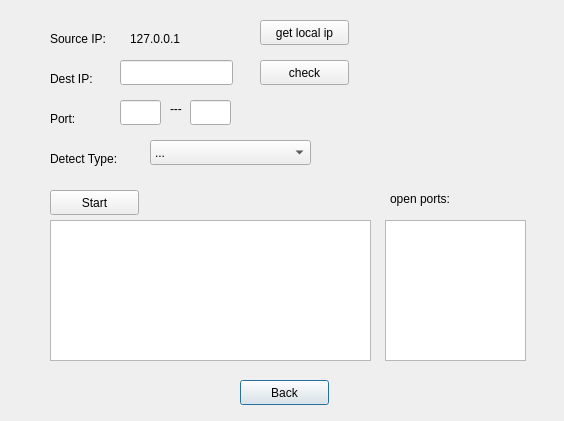
<?xml version="1.0" encoding="UTF-8"?>
<ui version="4.0">
 <class>Scanner</class>
 <widget class="QDialog" name="Scanner">
  <property name="geometry">
   <rect>
    <x>0</x>
    <y>0</y>
    <width>564</width>
    <height>421</height>
   </rect>
  </property>
  <property name="windowTitle">
   <string>Dialog</string>
  </property>
  <widget class="QPushButton" name="pushButton">
   <property name="geometry">
    <rect>
     <x>240</x>
     <y>380</y>
     <width>89</width>
     <height>25</height>
    </rect>
   </property>
   <property name="text">
    <string>Back</string>
   </property>
  </widget>
  <widget class="QLabel" name="label">
   <property name="geometry">
    <rect>
     <x>50</x>
     <y>30</y>
     <width>67</width>
     <height>17</height>
    </rect>
   </property>
   <property name="text">
    <string>Source IP:</string>
   </property>
  </widget>
  <widget class="QLabel" name="label_2">
   <property name="geometry">
    <rect>
     <x>50</x>
     <y>70</y>
     <width>67</width>
     <height>17</height>
    </rect>
   </property>
   <property name="text">
    <string>Dest IP:</string>
   </property>
  </widget>
  <widget class="QLabel" name="label_3">
   <property name="geometry">
    <rect>
     <x>50</x>
     <y>110</y>
     <width>67</width>
     <height>17</height>
    </rect>
   </property>
   <property name="text">
    <string>Port:</string>
   </property>
  </widget>
  <widget class="QLineEdit" name="dst_ip">
   <property name="geometry">
    <rect>
     <x>120</x>
     <y>60</y>
     <width>113</width>
     <height>25</height>
    </rect>
   </property>
  </widget>
  <widget class="QLineEdit" name="start_port">
   <property name="geometry">
    <rect>
     <x>120</x>
     <y>100</y>
     <width>41</width>
     <height>25</height>
    </rect>
   </property>
  </widget>
  <widget class="QLabel" name="label_5">
   <property name="geometry">
    <rect>
     <x>170</x>
     <y>100</y>
     <width>31</width>
     <height>17</height>
    </rect>
   </property>
   <property name="text">
    <string>---</string>
   </property>
  </widget>
  <widget class="QLineEdit" name="end_port">
   <property name="geometry">
    <rect>
     <x>190</x>
     <y>100</y>
     <width>41</width>
     <height>25</height>
    </rect>
   </property>
  </widget>
  <widget class="QLabel" name="label_6">
   <property name="geometry">
    <rect>
     <x>50</x>
     <y>150</y>
     <width>91</width>
     <height>17</height>
    </rect>
   </property>
   <property name="text">
    <string>Detect Type:</string>
   </property>
  </widget>
  <widget class="QComboBox" name="choice">
   <property name="geometry">
    <rect>
     <x>150</x>
     <y>140</y>
     <width>161</width>
     <height>25</height>
    </rect>
   </property>
   <item>
    <property name="text">
     <string>...</string>
    </property>
   </item>
   <item>
    <property name="text">
     <string>0-tcp_connect_scan</string>
    </property>
   </item>
   <item>
    <property name="text">
     <string>1-tcp_syn_scan</string>
    </property>
   </item>
   <item>
    <property name="text">
     <string>2-tcp_fin_scan</string>
    </property>
   </item>
  </widget>
  <widget class="QLabel" name="src_ip">
   <property name="geometry">
    <rect>
     <x>130</x>
     <y>30</y>
     <width>111</width>
     <height>17</height>
    </rect>
   </property>
   <property name="text">
    <string>127.0.0.1</string>
   </property>
  </widget>
  <widget class="QPushButton" name="getip">
   <property name="geometry">
    <rect>
     <x>260</x>
     <y>20</y>
     <width>89</width>
     <height>25</height>
    </rect>
   </property>
   <property name="text">
    <string>get local ip</string>
   </property>
  </widget>
  <widget class="QPushButton" name="pushButton_2">
   <property name="geometry">
    <rect>
     <x>50</x>
     <y>190</y>
     <width>89</width>
     <height>25</height>
    </rect>
   </property>
   <property name="text">
    <string>Start</string>
   </property>
  </widget>
  <widget class="QTextBrowser" name="result">
   <property name="geometry">
    <rect>
     <x>50</x>
     <y>220</y>
     <width>321</width>
     <height>141</height>
    </rect>
   </property>
  </widget>
  <widget class="QPushButton" name="checkip">
   <property name="geometry">
    <rect>
     <x>260</x>
     <y>60</y>
     <width>89</width>
     <height>25</height>
    </rect>
   </property>
   <property name="text">
    <string>check</string>
   </property>
  </widget>
  <widget class="QLabel" name="check_res">
   <property name="geometry">
    <rect>
     <x>380</x>
     <y>60</y>
     <width>67</width>
     <height>17</height>
    </rect>
   </property>
   <property name="text">
    <string/>
   </property>
  </widget>
  <widget class="QListWidget" name="list">
   <property name="geometry">
    <rect>
     <x>385</x>
     <y>220</y>
     <width>141</width>
     <height>141</height>
    </rect>
   </property>
  </widget>
  <widget class="QLabel" name="label_4">
   <property name="geometry">
    <rect>
     <x>390</x>
     <y>190</y>
     <width>91</width>
     <height>17</height>
    </rect>
   </property>
   <property name="text">
    <string>open ports:</string>
   </property>
  </widget>
 </widget>
 <resources/>
 <connections/>
</ui>
